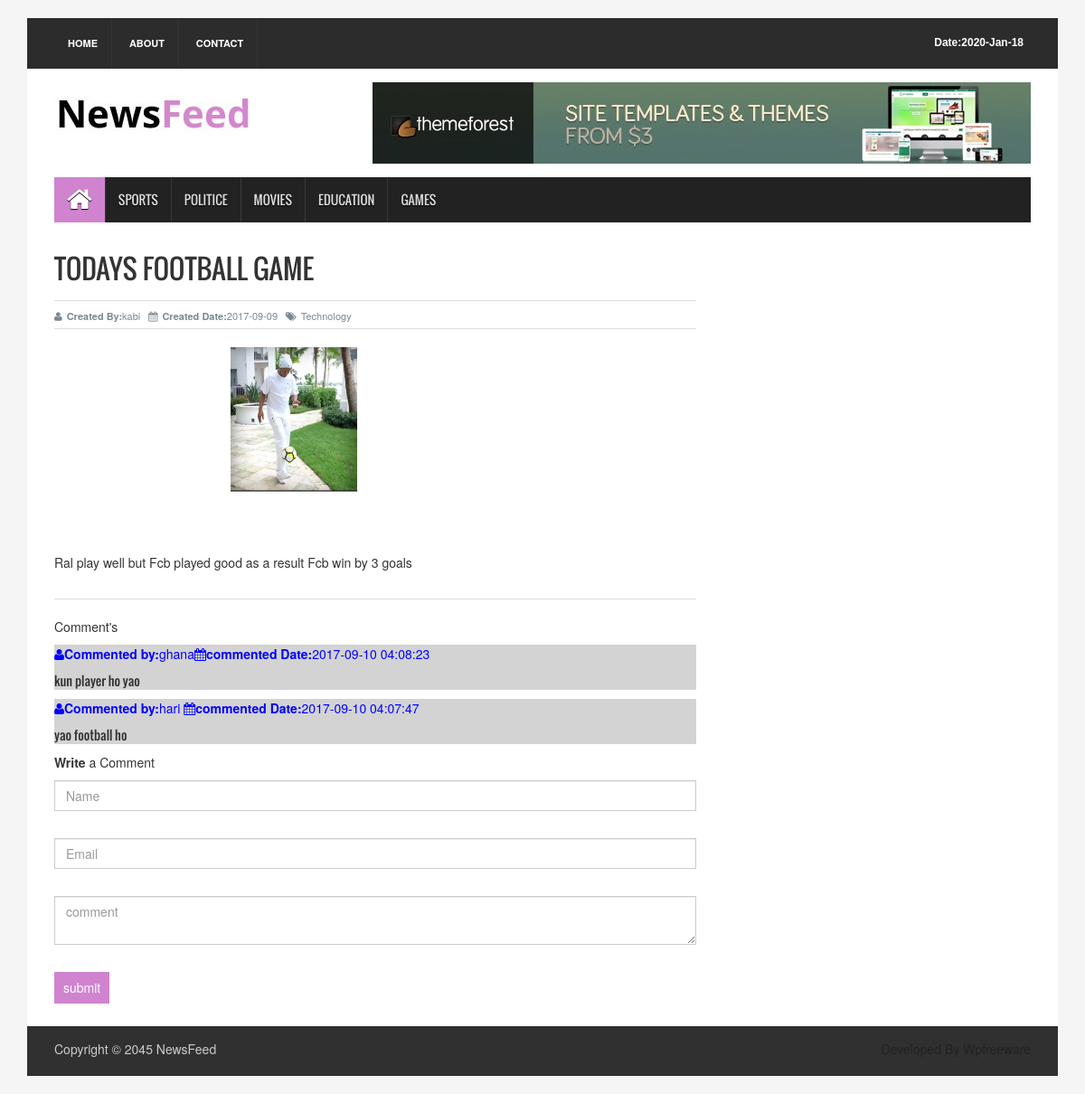
Screenshot of /insert_comment.php?id=13 with the database file from the repository.
### tables this page shows
CREATE TABLE `tbl_category` (
  `id` int(11) NOT NULL,
  `category_name` varchar(100) NOT NULL,
  `rank` int(11) NOT NULL,
  `status` enum('0','1') NOT NULL,
  `created_by` varchar(50) NOT NULL,
  `modified_by` varchar(50) NOT NULL,
  `created_date` date NOT NULL,
  `modified_date` date NOT NULL
);

CREATE TABLE `tbl_news` (
  `id` int(11) NOT NULL,
  `category_id` int(11) NOT NULL,
  `title` varchar(50) NOT NULL,
  `short_description` varchar(50) NOT NULL,
  `content` text NOT NULL,
  `status` tinyint(1) NOT NULL,
  `slider_key` tinyint(1) NOT NULL,
  `feature_image` varchar(254) NOT NULL,
  `view_count` int(11) NOT NULL,
  `created_by` varchar(50) NOT NULL,
  `modified_by` varchar(50) NOT NULL,
  `created_date` date NOT NULL,
  `modified_date` date NOT NULL,
  `breaking_key` tinyint(1) NOT NULL
);

CREATE TABLE `tbl_comment` (
  `id` int(11) NOT NULL,
  `news_id` int(11) NOT NULL,
  `name` varchar(50) NOT NULL,
  `email` varchar(50) NOT NULL,
  `comment` text NOT NULL,
  `comment_date` datetime NOT NULL,
  `like` int(11) NOT NULL,
  `dislike` int(11) NOT NULL,
  `status` int(11) NOT NULL
);

### sadmin/class/common.php (called while the page is built, shortened)
<?php
abstract class Common{
	function select($sql){
		$abc=new mysqli('localhost','root','','db_sadmin');
		$res=$abc->query($sql);
		$data=[];
		if ($res->num_rows>0) {
			while ($row=$res->fetch_assoc()) {
				array_push($data, $row);
			}
		}
		return $data;
	}
}
?>

### sadmin/class/category.class.php (called while the page is built, shortened)
<?php
require_once "common.php";
class Category extends Common{
	public function selectactivecategory(){
		$sql="select * from tbl_category where status='1'";
		$list=$this->select($sql);
		return $list;
	}
}
?>

### sadmin/class/news.class.php (called while the page is built, shortened)
<?php
require_once "common.php";
class News extends Common{
	public $id,$category_id,$content,$status,$created_by,$modified_by,$created_date,$modified_date,$slider_key,$breaking_key,$title,$short_description,$feature_image,$view_count;
	public function selectnewsbyid(){
		$sql="select * from tbl_news where id='$this->id'";
		$list=$this->select($sql);
		return $list;
	}
}
?>

### sadmin/class/comment.class.php (called while the page is built, shortened)
<?php
require_once "common.php";
class Comment extends Common{
	public $id,$name,$news_id,$status,$email,$comment,$comment_date,$like,$dislike;
	public function selectcommentbynewsid(){
		$sql="select * from tbl_comment where news_id='$this->news_id' order by comment_date desc";
		$list=$this->select($sql);
		return $list;
	}
}
?>

### insert_comment.php (the view, shortened to what this page needs)
<?php require_once "header.php";
require_once  "sadmin/class/news.class.php";
$news=new News();
$news->id=$_GET['id'];
$newsdetails=$news->selectnewsbyid();
require_once  "sadmin/class/comment.class.php";
$comment=new Comment();
$comment->news_id=$_GET['id'];
$listcomment=$comment->selectcommentbynewsid();
?>
  <section id="contentSection">
    <div class="row">
      <div class="col-lg-8 col-md-8 col-sm-8">
        <div class="left_content">
          <div class="single_page">
            <h1><?php echo $newsdetails['0']['title']; ?></h1>
            <div class="post_commentbox"> <a href="#"><i class="fa fa-user"></i><strong>Created By:</strong><?php echo $newsdetails['0']['created_by']; ?></a> <span><i class="fa fa-calendar"></i><strong>Created Date:</strong><?php echo $newsdetails['0']['created_date']; ?></span> <a href="#"><i class="fa fa-tags"></i>Technology</a> </div>
            <div class="single_page_content"> <img class="img-center" src="sadmin/images/<?php echo $newsdetails['0']['feature_image']; ?>" alt="">
              <p><?php echo $newsdetails['0']['content'];  ?></p>
            </div>
            <div class="social_link">
            <div role="tabpanel" class="tab-pane" id="comments">
            <p>Comment's</p>
                <ul class="spost_nav">
                <?php foreach ($listcomment as $list) { ?>
                  <li>
                    <div class="css">
                    <p class="user"><i class="fa fa-user"></i><strong>Commented by:</strong><?php echo $list['name']; ?><span><i class="fa fa-calendar"></i><strong>commented Date:</strong><?php echo $list['comment_date']; ?></span></p>
                      <div class="media-body"> <a href="#" class="title"> <?php echo $list['comment']; ?></a> </div>
                    </div>
                  </li>
              <?php  } ?>
                </ul>
                <div><p><strong>Write</strong> a Comment</p></div>
                <div class="group-control">
                <form action="" method="post" class="contact_form" id="comment" novalidate="">
                <div><input class="form-control" type="text" placeholder="Name" name="name" required=""></div>
              <div><input class="form-control" type="email" placeholder="Email" name="email" required=""></div>
              <div><textarea class="form-control"  placeholder="comment" name="comment"></textarea></div>
              <input type="submit" value="submit" name="btnsubmit">
            </form>
            </div>
              </div>
            </div>
          </div>
        </div>
      </div>
    </div>
  </section>
   <?php require_once "footer.php"; ?>

### header.php (shortened to what this page needs)
<?php
require_once "sadmin/class/category.class.php";
$category=new Category();
$activecat=$category->selectactivecategory();
 ?>
 <!DOCTYPE html>
<html>
<head>
<link rel="stylesheet" type="text/css" href="assets/css/bootstrap.min.css">
<link rel="stylesheet" type="text/css" href="assets/css/font-awesome.min.css">
<link rel="stylesheet" type="text/css" href="assets/css/animate.css">
<link rel="stylesheet" type="text/css" href="assets/css/font.css">
<link rel="stylesheet" type="text/css" href="assets/css/li-scroller.css">
<link rel="stylesheet" type="text/css" href="assets/css/slick.css">
<link rel="stylesheet" type="text/css" href="assets/css/jquery.fancybox.css">
<link rel="stylesheet" type="text/css" href="assets/css/theme.css">
<link rel="stylesheet" type="text/css" href="assets/css/style.css">
</head>
<body>
<div class="container">
  <header id="header">
    <div class="row">
      <div class="col-lg-12 col-md-12 col-sm-12">
        <div class="header_top">
          <div class="header_top_left">
            <ul class="top_nav">
              <li><a href="index.php">Home</a></li>
              <li><a href="#">About</a></li>
              <li><a href="contact.php">Contact</a></li>
            </ul>
          </div>
          <div class="header_top_right">
            <p><strong>Date</strong>:<?php
            echo date('Y-M-d'); ?></p>
          </div>
        </div>
      </div>
      <div class="col-lg-12 col-md-12 col-sm-12">
        <div class="header_bottom">
          <div class="logo_area"><a href="index.php" class="logo"><img src="images/logo.jpg" alt=""></a></div>
          <div class="add_banner"><a href="#"><img src="images/addbanner_728x90_V1.jpg" alt=""></a></div>
        </div>
      </div>
    </div>
  </header>
  <section id="navArea">
    <nav class="navbar navbar-inverse" role="navigation">
      <div id="navbar" class="navbar-collapse collapse">
        <ul class="nav navbar-nav main_nav">
          <li class="active"><a href="index.php"><span class="fa fa-home desktop-home"></span><span class="mobile-show">Home</span></a></li>
          <?php foreach ($activecat as $as) { ?>
           <li><a href="category_news.php?id=<?php echo $as['id']; ?>"><?php echo $as['category_name']; ?></a></li>
        <?php  } ?>
        </ul>
      </div>
    </nav>
  </section>

### assets/css/theme.css (style rules this page uses)
.navbar-inverse .navbar-nav > .active > a, .navbar-inverse .navbar-nav > .active > a:hover, .navbar-inverse .navbar-nav > .active > a:focus { background-color:#d083cf }
.contact_form input[type="submit"] { background-color:#d083cf }

### assets/css/style.css (style rules this page uses)
body { background:#f5f5f5 }
ul { padding:0; margin:0; list-style:none }
a { text-decoration:none; color:#2f2f2f }
h1, h2, h3, h4, h5, h6 { font-family:'Oswald',sans-serif }
img { border:none }
.img-center { display:block; margin-left:auto; margin-right:auto; text-align:center }
#header { display:inline; float:left; width:100%; margin-top:20px }
.header_top { background-color:#2c2c2c; display:inline; float:left; padding:0 30px; width:100% }
.header_top_left { float:left; display:inline; width:50% }
.top_nav { text-align:left }
.top_nav li { display:inline-block }
.top_nav li a { display:inline-block; border-right:1px solid #333; color:#fff; font-size:11px; font-weight:bold; padding:20px 15px; text-transform:uppercase; -webkit-transition:all 0.5s; -o-transition:all 0.5s; transition:all 0.5s }
.header_top_right { float:left; display:inline; width:50%; text-align:right }
.header_top_right > p { color:#fff; display:inline-block; float:right; font:bold 12px sans-serif; margin-bottom:0; padding-bottom:20px; padding-right:8px; padding-top:20px }
.header_bottom { background-color:#fff; display:inline; float:left; padding:15px 30px 15px; width:100% }
.logo_area { display:inline; float:left; width:31% }
.logo { font-size:45px; font-weight:bold; color:#000; font-family:'Varela',sans-serif }
.logo img { max-width:100% }
.add_banner { float:right; width:728px; height:90px }
.add_banner img { width:100%; height:100% }
#navArea { float:left; display:inline; width:100%; padding:0 30px; background-color:#fff }
.navbar { border:medium none; border-radius:0 }
.navbar-inverse .navbar-nav > li > a { border-left:1px solid #383838; color:#ddd; font-family:'Oswald',sans-serif; display:inline-block; height:50px; line-height:50px; padding:0 14px; text-shadow:0 1px 1px #000; text-transform:uppercase; -webkit-transition:all 0.5s; -mz-transition:all 0.5s; -ms-transition:all 0.5s; -o-transition:all 0.5s; transition:all 0.5s }
.navbar-inverse .navbar-nav > li:first-child a { border:none }
.navbar-inverse .navbar-nav > .active > a, .navbar-inverse .navbar-nav > .active > a:hover, .navbar-inverse .navbar-nav > .active > a:focus { color:#fff }
.navbar-collapse { padding-left:0 }
.desktop-home { display:block; font-size:30px; margin-top:10px }
#contentSection { float:left; display:inline; width:100%; background-color:#fff; padding:0 30px }
.left_content { float:left; display:inline; width:100% }
.spost_nav li { float:left; display:block; width:100%; margin-bottom:10px }
.spost_nav .media-body > a { font-family:"Oswald",sans-serif }
.single_page { float:left; display:inline; width:100% }
.single_page > h1 { color:#333; font-family:Oswald,arial,Georgia,serif; font-size:30px; line-height:1.4em; margin:10px 0 -10px; padding:0 0 4px; text-transform:uppercase }
.post_commentbox { display:inline; float:left; width:100%; border-top:1px solid #ddd; border-bottom:1px solid #ddd; margin-top:20px; padding:5px 0px }
.post_commentbox a, .post_commentbox span { color:#798992; font-size:11px; margin-right:5px }
.post_commentbox a > i, .post_commentbox span > i { margin-right:5px }
.single_page_content { display:inline; float:left; padding-top:20px; width:100%; border-bottom:1px solid #ddd; padding-bottom:20px }
.single_page_content > img { max-width:100%; width:320px; height:213px; margin-bottom:15px }
.social_link { display:inline; float:left; margin-bottom:25px; margin-top:20px; width:100% }
.contact_form input[type="text"], .contact_form input[type="email"], .contact_form textarea { border-radius:0; margin-bottom:30px }
.contact_form input[type="submit"] { border:medium none; color:#fff; height:35px; padding:5px 10px; -webkit-transition:all 0.5s; -o-transition:all 0.5s; transition:all 0.5s }

### insert_comment.php (style rules this page uses)
.user { color: blue; }
.css { background: lightgrey; cursor:pointer ; }

### rows the page displays
tbl_category: category_name "SPORTS"
tbl_category: category_name "POLITICE"
tbl_category: category_name "MOVIES"
tbl_category: category_name "EDUCATION"
tbl_category: category_name "GAMES"
tbl_news: title "TODAYS FOOTBALL GAME", created_by "kabi", created_date "2017-09-09", feature_image (picture), content "Ral play well but Fcb played good as a result Fcb win by 3 goals"
tbl_comment: name "ghana", comment_date "2017-09-10 04:08:23", comment "kun player ho yao"
tbl_comment: name "hari", comment_date "2017-09-10 04:07:47", comment "yao football ho"
